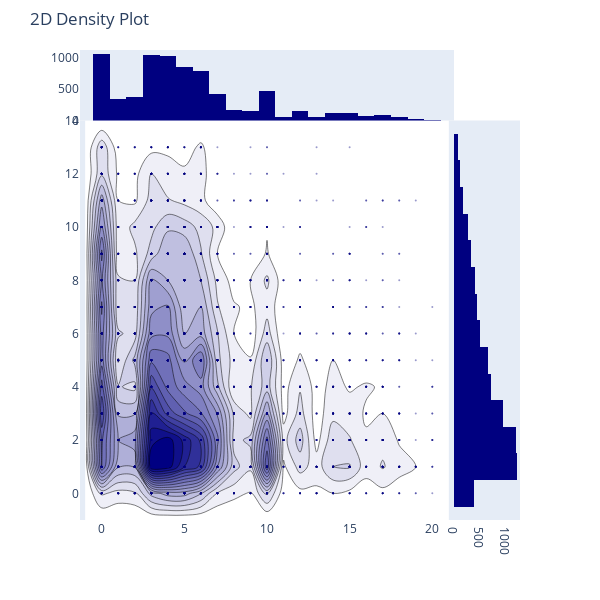

The code cell stored with this chart in its notebook:
### Markdown cell above
#### Relação entre idade e tempo trabalhado

### Code cell
import plotly.figure_factory as ff

fig = ff.create_2d_density(
    df['y_educa'],df['functional_score'])


fig.show()

### Figure 1 — Plotly figure (JSON) as saved in the notebook; plotly's stock layout.template omitted (floating-point values rounded to 4 significant figures; data arrays with more than 128 entries replaced by an {"elided": "..."} marker saying what was removed)
{"data": [{"marker": {"color": "rgb(0, 0, 128)", "opacity": 0.4, "size": 2}, "mode": "markers", "name": "points", "type": "scatter", "x": {"elided": "7436 int values"}, "y": {"elided": "7436 int values"}}, {"colorscale": [[0, "rgb(0, 0, 130)"], [1, "rgb(255, 255, 255)"]], "name": "density", "ncontours": 20, "reversescale": true, "showscale": false, "type": "histogram2dcontour", "x": {"elided": "7436 int values"}, "y": {"elided": "7436 int values"}}, {"marker": {"color": "rgb(0, 0, 128)"}, "name": "x density", "type": "histogram", "x": {"elided": "7436 int values"}, "yaxis": "y2"}, {"marker": {"color": "rgb(0, 0, 128)"}, "name": "y density", "type": "histogram", "xaxis": "x2", "y": {"elided": "7436 int values"}}], "layout": {"autosize": false, "bargap": 0, "height": 600, "hovermode": "closest", "margin": {"t": 50}, "showlegend": false, "title": {"text": "2D Density Plot"}, "width": 600, "xaxis": {"domain": [0, 0.85], "showgrid": false, "zeroline": false}, "xaxis2": {"domain": [0.85, 1], "showgrid": false, "zeroline": false}, "yaxis": {"domain": [0, 0.85], "showgrid": false, "zeroline": false}, "yaxis2": {"domain": [0.85, 1], "showgrid": false, "zeroline": false}}}
